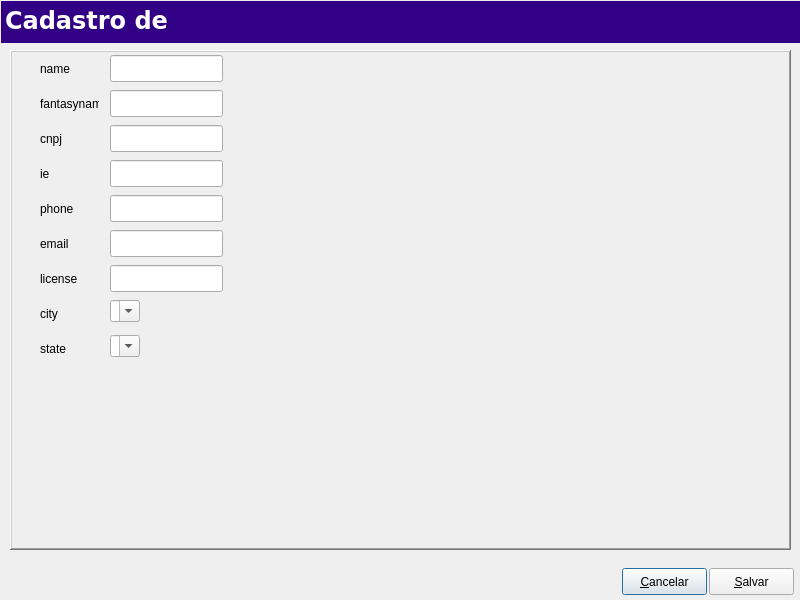
<ui version="4.0">
<class>Editmaincompany</class>
<widget class="QDialog" name="Editmaincompany">
 <property name="geometry">
  <rect>
   <x>0</x>
   <y>0</y>
   <width>800</width>
   <height>600</height>
  </rect>
 </property>
 <property name="windowTitle">
  <string>Edit</string>
 </property>
    <widget class="QFrame" name="frame">
     <property name="geometry">
      <rect>
       <x>10</x>
       <y>50</y>
       <width>781</width>
       <height>500</height>
      </rect>
     </property>
     <property name="frameShape">
      <enum>QFrame::WinPanel</enum>
     </property>
     <property name="frameShadow">
      <enum>QFrame::Raised</enum>
     </property>
 <widget class="QLabel" name="Lblname">
<property name="geometry">
 <rect>
  <x>30</x>
  <y>10</y>
  <width>59</width>
  <height>17</height>
 </rect>
</property>
<property name="text">
 <string>name</string>
</property>
</widget>
<widget class="QLineEdit" name="LnEdtname">
 <property name="geometry">
  <rect>
   <x>100</x>
   <y>5</y>
   <width>113</width>
   <height>27</height>
  </rect>
 </property>
</widget>
<widget class="QLabel" name="Lblfantasyname">
<property name="geometry">
 <rect>
  <x>30</x>
  <y>45</y>
  <width>59</width>
  <height>17</height>
 </rect>
</property>
<property name="text">
 <string>fantasyname</string>
</property>
</widget>
<widget class="QLineEdit" name="LnEdtfantasyname">
 <property name="geometry">
  <rect>
   <x>100</x>
   <y>40</y>
   <width>113</width>
   <height>27</height>
  </rect>
 </property>
</widget>
<widget class="QLabel" name="Lblcnpj">
<property name="geometry">
 <rect>
  <x>30</x>
  <y>80</y>
  <width>59</width>
  <height>17</height>
 </rect>
</property>
<property name="text">
 <string>cnpj</string>
</property>
</widget>
<widget class="QLineEdit" name="LnEdtcnpj">
 <property name="geometry">
  <rect>
   <x>100</x>
   <y>75</y>
   <width>113</width>
   <height>27</height>
  </rect>
 </property>
</widget>
<widget class="QLabel" name="Lblie">
<property name="geometry">
 <rect>
  <x>30</x>
  <y>115</y>
  <width>59</width>
  <height>17</height>
 </rect>
</property>
<property name="text">
 <string>ie</string>
</property>
</widget>
<widget class="QLineEdit" name="LnEdtie">
 <property name="geometry">
  <rect>
   <x>100</x>
   <y>110</y>
   <width>113</width>
   <height>27</height>
  </rect>
 </property>
</widget>
<widget class="QLabel" name="Lblphone">
<property name="geometry">
 <rect>
  <x>30</x>
  <y>150</y>
  <width>59</width>
  <height>17</height>
 </rect>
</property>
<property name="text">
 <string>phone</string>
</property>
</widget>
<widget class="QLineEdit" name="LnEdtphone">
 <property name="geometry">
  <rect>
   <x>100</x>
   <y>145</y>
   <width>113</width>
   <height>27</height>
  </rect>
 </property>
</widget>
<widget class="QLabel" name="Lblemail">
<property name="geometry">
 <rect>
  <x>30</x>
  <y>185</y>
  <width>59</width>
  <height>17</height>
 </rect>
</property>
<property name="text">
 <string>email</string>
</property>
</widget>
<widget class="QLineEdit" name="LnEdtemail">
 <property name="geometry">
  <rect>
   <x>100</x>
   <y>180</y>
   <width>113</width>
   <height>27</height>
  </rect>
 </property>
</widget>
<widget class="QLabel" name="Lbllicense">
<property name="geometry">
 <rect>
  <x>30</x>
  <y>220</y>
  <width>59</width>
  <height>17</height>
 </rect>
</property>
<property name="text">
 <string>license</string>
</property>
</widget>
<widget class="QLineEdit" name="LnEdtlicense">
 <property name="geometry">
  <rect>
   <x>100</x>
   <y>215</y>
   <width>113</width>
   <height>27</height>
  </rect>
 </property>
</widget>
<widget class="QLabel" name="Lblcity">
<property name="geometry">
 <rect>
  <x>30</x>
  <y>255</y>
  <width>59</width>
  <height>17</height>
 </rect>
</property>
<property name="text">
 <string>city</string>
</property>
</widget>
<widget class="SComboBox" name="CmbBxcity">
<property name="geometry">
 <rect>
  <x>100</x>
  <y>250</y>
  <width>120</width>
  <height>33</height>
 </rect>
</property>
    <property name="editable">
     <bool>true</bool>
    </property>
    <property name="sizeAdjustPolicy">
     <enum>QComboBox::AdjustToContents</enum>
    </property>
<item>
<property name="text">
 <string></string>
</property>
</item>
</widget>
<widget class="QLabel" name="Lblstate">
<property name="geometry">
 <rect>
  <x>30</x>
  <y>290</y>
  <width>59</width>
  <height>17</height>
 </rect>
</property>
<property name="text">
 <string>state</string>
</property>
</widget>
<widget class="SComboBox" name="CmbBxstate">
<property name="geometry">
 <rect>
  <x>100</x>
  <y>285</y>
  <width>120</width>
  <height>33</height>
 </rect>
</property>
    <property name="editable">
     <bool>true</bool>
    </property>
    <property name="sizeAdjustPolicy">
     <enum>QComboBox::AdjustToContents</enum>
    </property>
<item>
<property name="text">
 <string></string>
</property>
</item>
</widget>
    </widget>
<widget class="QFrame" name="topmenu">
 <property name="geometry">
  <rect>
   <x>1</x>
   <y>1</y>
   <width>801</width>
   <height>42</height>
  </rect>
 </property>
 <property name="minimumSize">
  <size>
   <width>0</width>
   <height>42</height>
  </size>
 </property>
 <property name="maximumSize">
  <size>
   <width>16777215</width>
   <height>42</height>
  </size>
 </property>
 <property name="styleSheet">
  <string notr="true">background-color: rgb(50, 0, 133);</string>
 </property>
 <property name="frameShadow">
  <enum>QFrame::Raised</enum>
 </property>
 <widget class="QLabel" name="labelStatus">
  <property name="enabled">
   <bool>false</bool>
  </property>
  <property name="geometry">
   <rect>
    <x>4</x>
    <y>0</y>
    <width>541</width>
    <height>39</height>
   </rect>
  </property>
  <property name="palette">
   <palette>
    <active>
     <colorrole role="WindowText">
      <brush brushstyle="SolidPattern">
       <color alpha="255">
        <red>255</red>
        <green>255</green>
        <blue>255</blue>
       </color>
      </brush>
     </colorrole>
     <colorrole role="Button">
      <brush brushstyle="SolidPattern">
       <color alpha="255">
        <red>50</red>
        <green>0</green>
        <blue>133</blue>
       </color>
      </brush>
     </colorrole>
     <colorrole role="Text">
      <brush brushstyle="SolidPattern">
       <color alpha="255">
        <red>255</red>
        <green>255</green>
        <blue>255</blue>
       </color>
      </brush>
     </colorrole>
     <colorrole role="ButtonText">
      <brush brushstyle="SolidPattern">
       <color alpha="255">
        <red>255</red>
        <green>255</green>
        <blue>255</blue>
       </color>
      </brush>
     </colorrole>
     <colorrole role="Base">
      <brush brushstyle="SolidPattern">
       <color alpha="255">
        <red>50</red>
        <green>0</green>
        <blue>133</blue>
       </color>
      </brush>
     </colorrole>
     <colorrole role="Window">
      <brush brushstyle="SolidPattern">
       <color alpha="255">
        <red>50</red>
        <green>0</green>
        <blue>133</blue>
       </color>
      </brush>
     </colorrole>
    </active>
    <inactive>
     <colorrole role="WindowText">
      <brush brushstyle="SolidPattern">
       <color alpha="255">
        <red>255</red>
        <green>255</green>
        <blue>255</blue>
       </color>
      </brush>
     </colorrole>
     <colorrole role="Button">
      <brush brushstyle="SolidPattern">
       <color alpha="255">
        <red>50</red>
        <green>0</green>
        <blue>133</blue>
       </color>
      </brush>
     </colorrole>
     <colorrole role="Text">
      <brush brushstyle="SolidPattern">
       <color alpha="255">
        <red>255</red>
        <green>255</green>
        <blue>255</blue>
       </color>
      </brush>
     </colorrole>
     <colorrole role="ButtonText">
      <brush brushstyle="SolidPattern">
       <color alpha="255">
        <red>255</red>
        <green>255</green>
        <blue>255</blue>
       </color>
      </brush>
     </colorrole>
     <colorrole role="Base">
      <brush brushstyle="SolidPattern">
       <color alpha="255">
        <red>50</red>
        <green>0</green>
        <blue>133</blue>
       </color>
      </brush>
     </colorrole>
     <colorrole role="Window">
      <brush brushstyle="SolidPattern">
       <color alpha="255">
        <red>50</red>
        <green>0</green>
        <blue>133</blue>
       </color>
      </brush>
     </colorrole>
    </inactive>
    <disabled>
     <colorrole role="WindowText">
      <brush brushstyle="SolidPattern">
       <color alpha="255">
        <red>255</red>
        <green>255</green>
        <blue>255</blue>
       </color>
      </brush>
     </colorrole>
     <colorrole role="Button">
      <brush brushstyle="SolidPattern">
       <color alpha="255">
        <red>50</red>
        <green>0</green>
        <blue>133</blue>
       </color>
      </brush>
     </colorrole>
     <colorrole role="Text">
      <brush brushstyle="SolidPattern">
       <color alpha="255">
        <red>255</red>
        <green>255</green>
        <blue>255</blue>
       </color>
      </brush>
     </colorrole>
     <colorrole role="ButtonText">
      <brush brushstyle="SolidPattern">
       <color alpha="255">
        <red>255</red>
        <green>255</green>
        <blue>255</blue>
       </color>
      </brush>
     </colorrole>
     <colorrole role="Base">
      <brush brushstyle="SolidPattern">
       <color alpha="255">
        <red>50</red>
        <green>0</green>
        <blue>133</blue>
       </color>
      </brush>
     </colorrole>
     <colorrole role="Window">
      <brush brushstyle="SolidPattern">
       <color alpha="255">
        <red>50</red>
        <green>0</green>
        <blue>133</blue>
       </color>
      </brush>
     </colorrole>
    </disabled>
   </palette>
  </property>
  <property name="font">
   <font>
    <family>Verdana</family>
    <pointsize>18</pointsize>
    <weight>75</weight>
    <bold>true</bold>
   </font>
  </property>
  <property name="styleSheet">
   <string/>
  </property>
  <property name="frameShape">
   <enum>QFrame::NoFrame</enum>
  </property>
  <property name="frameShadow">
   <enum>QFrame::Plain</enum>
  </property>
  <property name="lineWidth">
   <number>1</number>
  </property>
  <property name="text">
   <string>Cadastro de </string>
  </property>
  <property name="textFormat">
   <enum>Qt::AutoText</enum>
  </property>
  <property name="alignment">
   <set>Qt::AlignLeading|Qt::AlignLeft|Qt::AlignVCenter</set>
  </property>
  <property name="wordWrap">
   <bool>false</bool>
  </property>
  <property name="textInteractionFlags">
   <set>Qt::NoTextInteraction</set>
  </property>
 </widget>
</widget>
<widget class="QPushButton" name="PshBtnCancel">
<property name="geometry">
 <rect>
  <x>622</x>
  <y>568</y>
  <width>85</width>
  <height>27</height>
 </rect>
</property>
<property name="text">
 <string>&amp;Cancelar</string>
</property>
</widget>
<widget class="QPushButton" name="PshBtnSave">
<property name="geometry">
 <rect>
  <x>709</x>
  <y>568</y>
  <width>85</width>
  <height>27</height>
 </rect>
</property>
<property name="text">
 <string>&amp;Salvar</string>
</property>
</widget>

</widget>
    <customwidgets>
     <customwidget>
      <class>SComboBox</class>
      <extends>QComboBox</extends>
      <header location="global">scombobox.h</header>
     </customwidget>
    </customwidgets>
<resources/>
<connections/>
</ui>
